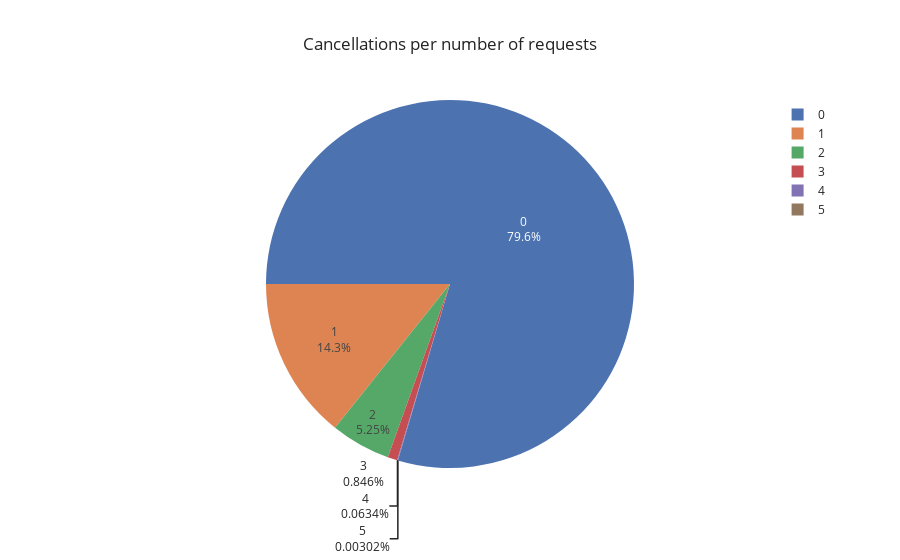

Notebook code for this chart:
### Code cell
request=df['total_of_special_requests'].value_counts()

# pie plot
fig = px.pie(request_cxl,
             values=request_cxl.values,
             names=request_cxl.index,
             title="Cancellations per number of requests",
             template="seaborn")
fig.update_traces(rotation=-90, textinfo="percent+label")
fig.show()

### Figure 1 — Plotly figure (JSON) as saved in the notebook; plotly's stock layout.template omitted (floating-point values rounded to 4 significant figures)
{"data": [{"domain": {"x": [0, 1], "y": [0, 1]}, "hovertemplate": "index=%{label}<br>value=%{value}<extra></extra>", "labels": [0, 1, 2, 3, 4, 5], "legendgroup": "", "name": "", "rotation": -90, "showlegend": true, "textinfo": "percent+label", "type": "pie", "values": [26340, 4721, 1739, 280, 21, 1]}], "layout": {"legend": {"tracegroupgap": 0}, "title": {"text": "Cancellations per number of requests"}}}
